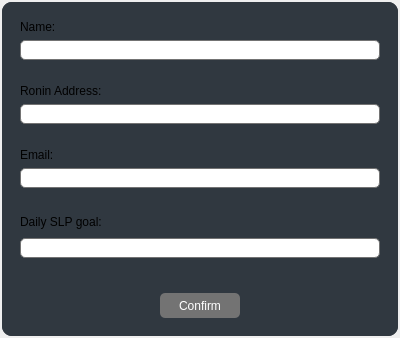
<?xml version="1.0" encoding="UTF-8"?>
<ui version="4.0">
 <class>main</class>
 <widget class="QWidget" name="main">
  <property name="geometry">
   <rect>
    <x>0</x>
    <y>0</y>
    <width>400</width>
    <height>320</height>
   </rect>
  </property>
  <property name="windowTitle">
   <string>Form</string>
  </property>
  <layout class="QVBoxLayout" name="verticalLayout">
   <property name="spacing">
    <number>0</number>
   </property>
   <property name="leftMargin">
    <number>2</number>
   </property>
   <property name="topMargin">
    <number>2</number>
   </property>
   <property name="rightMargin">
    <number>2</number>
   </property>
   <property name="bottomMargin">
    <number>2</number>
   </property>
   <item>
    <widget class="QWidget" name="bg" native="true">
     <property name="minimumSize">
      <size>
       <width>0</width>
       <height>0</height>
      </size>
     </property>
     <property name="styleSheet">
      <string notr="true">QWidget{background-color:  #303840;
border-radius: 10px;}</string>
     </property>
     <layout class="QVBoxLayout" name="verticalLayout_2">
      <property name="spacing">
       <number>0</number>
      </property>
      <property name="leftMargin">
       <number>0</number>
      </property>
      <property name="topMargin">
       <number>0</number>
      </property>
      <property name="rightMargin">
       <number>0</number>
      </property>
      <property name="bottomMargin">
       <number>0</number>
      </property>
      <item>
       <widget class="QWidget" name="entrys" native="true">
        <layout class="QVBoxLayout" name="verticalLayout_3">
         <item>
          <widget class="QWidget" name="entry_nome" native="true">
           <layout class="QVBoxLayout" name="verticalLayout_5">
            <item>
             <widget class="QLabel" name="label">
              <property name="text">
               <string>Name:</string>
              </property>
             </widget>
            </item>
            <item>
             <widget class="QLineEdit" name="name_value">
              <property name="minimumSize">
               <size>
                <width>0</width>
                <height>20</height>
               </size>
              </property>
              <property name="styleSheet">
               <string notr="true">background-color: rgb(255, 255, 255);
border-radius: 5px;
border: 1px solid #737373;
color: rgb(0, 0, 0);</string>
              </property>
              <property name="inputMask">
               <string/>
              </property>
             </widget>
            </item>
           </layout>
          </widget>
         </item>
         <item>
          <widget class="QWidget" name="entry_ronin" native="true">
           <layout class="QVBoxLayout" name="verticalLayout_6">
            <item>
             <widget class="QLabel" name="label_2">
              <property name="text">
               <string>Ronin Address:</string>
              </property>
             </widget>
            </item>
            <item>
             <widget class="QLineEdit" name="ronin_value">
              <property name="minimumSize">
               <size>
                <width>0</width>
                <height>20</height>
               </size>
              </property>
              <property name="styleSheet">
               <string notr="true">background-color: rgb(255, 255, 255);
border-radius: 5px;
border: 1px solid #737373;
color: rgb(0, 0, 0);</string>
              </property>
              <property name="inputMask">
               <string/>
              </property>
             </widget>
            </item>
           </layout>
          </widget>
         </item>
         <item>
          <widget class="QWidget" name="entry_email" native="true">
           <layout class="QVBoxLayout" name="verticalLayout_7">
            <item>
             <widget class="QLabel" name="label_3">
              <property name="text">
               <string>Email:</string>
              </property>
             </widget>
            </item>
            <item>
             <widget class="QLineEdit" name="email_value">
              <property name="minimumSize">
               <size>
                <width>0</width>
                <height>20</height>
               </size>
              </property>
              <property name="styleSheet">
               <string notr="true">background-color: rgb(255, 255, 255);
border-radius: 5px;
border: 1px solid #737373;
color: rgb(0, 0, 0);</string>
              </property>
              <property name="inputMask">
               <string/>
              </property>
             </widget>
            </item>
           </layout>
          </widget>
         </item>
         <item>
          <widget class="QWidget" name="entry_daily" native="true">
           <layout class="QVBoxLayout" name="verticalLayout_8">
            <property name="spacing">
             <number>6</number>
            </property>
            <item>
             <widget class="QLabel" name="label_4">
              <property name="minimumSize">
               <size>
                <width>0</width>
                <height>20</height>
               </size>
              </property>
              <property name="text">
               <string>Daily SLP goal:</string>
              </property>
             </widget>
            </item>
            <item>
             <widget class="QLineEdit" name="daily_value">
              <property name="minimumSize">
               <size>
                <width>0</width>
                <height>20</height>
               </size>
              </property>
              <property name="styleSheet">
               <string notr="true">background-color: rgb(255, 255, 255);
border-radius: 5px;
border: 1px solid #737373;
color: rgb(0, 0, 0);</string>
              </property>
              <property name="inputMask">
               <string/>
              </property>
             </widget>
            </item>
           </layout>
          </widget>
         </item>
        </layout>
       </widget>
      </item>
      <item>
       <widget class="QWidget" name="button" native="true">
        <property name="minimumSize">
         <size>
          <width>0</width>
          <height>60</height>
         </size>
        </property>
        <property name="maximumSize">
         <size>
          <width>16777215</width>
          <height>60</height>
         </size>
        </property>
        <widget class="QPushButton" name="btn_add">
         <property name="geometry">
          <rect>
           <x>158</x>
           <y>17</y>
           <width>80</width>
           <height>25</height>
          </rect>
         </property>
         <property name="minimumSize">
          <size>
           <width>80</width>
           <height>25</height>
          </size>
         </property>
         <property name="maximumSize">
          <size>
           <width>80</width>
           <height>25</height>
          </size>
         </property>
         <property name="styleSheet">
          <string notr="true">QPushButton{background-color: #737373;
border-radius: 5px;
color:#FFFFFF}</string>
         </property>
         <property name="text">
          <string>Confirm</string>
         </property>
        </widget>
        <widget class="QLabel" name="log_label">
         <property name="geometry">
          <rect>
           <x>30</x>
           <y>20</y>
           <width>58</width>
           <height>18</height>
          </rect>
         </property>
         <property name="text">
          <string/>
         </property>
        </widget>
       </widget>
      </item>
     </layout>
    </widget>
   </item>
  </layout>
 </widget>
 <resources/>
 <connections/>
</ui>
